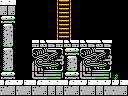

This game map was drawn from its Tiled (.tmx) file and the tilesets committed beside it. A one-line description and the full map source follow:
An orthogonal 16x12 tile map with 8x8 px tiles, 1 tile layer (Tile Layer 1) and 8 objects (2x breakable-left, 2x door-left, item, big-item, breakable-down, ...).

<map version="1.0" orientation="orthogonal" renderorder="right-down" width="16" height="12" tilewidth="8" tileheight="8" nextobjectid="9"> <properties>  <property name="up" value="stairs" /> </properties> <tileset firstgid="1" name="tiles" tilewidth="8" tileheight="8" tilecount="256" columns="16">  <image source="tiles.png" width="128" height="128" /> </tileset> <layer name="Tile Layer 1" width="16" height="12">  <data encoding="csv">156,156,1,1,1,1,1,249,168,1,1,1,1,1,1,1,152,152,1,1,1,1,1,249,168,1,1,1,1,1,1,1,244,245,1,1,1,1,1,249,168,1,1,1,1,1,1,1,196,197,1,1,1,1,1,249,168,1,1,1,1,1,1,1,212,213,1,1,1,1,1,249,168,1,1,1,1,1,1,1,228,229,1,1,254,143,144,254,143,254,143,144,143,144,1,1,196,197,1,1,252,190,191,192,244,245,252,190,191,192,1,1,212,213,1,1,205,206,207,208,196,197,205,206,207,208,1,1,228,229,1,1,221,222,223,224,228,229,221,222,223,224,1,1,244,245,1,1,237,238,239,240,244,245,237,238,239,240,101,1,151,156,247,156,151,156,156,156,151,156,247,156,156,247,247,156,153,152,153,152,153,152,152,152,153,152,153,152,152,153,153,152</data> </layer> <objectgroup name="objects">  <object id="1" type="item" x="16" y="64" width="16" height="16" />  <object id="2" type="big-item" x="72" y="16" width="32" height="24" />  <object id="3" type="breakable-left" x="0" y="48" width="16" height="32" />  <object id="4" type="breakable-left" x="0" y="16" width="16" height="32" />  <object id="5" type="breakable-down" x="32" y="48" width="32" height="48" />  <object id="6" type="door-left" x="0" y="24" width="16" height="24" />  <object id="7" type="door-left" x="0" y="48" width="16" height="24" />  <object id="8" type="4x4-item" x="72" y="8" width="32" height="32" /> </objectgroup></map>
